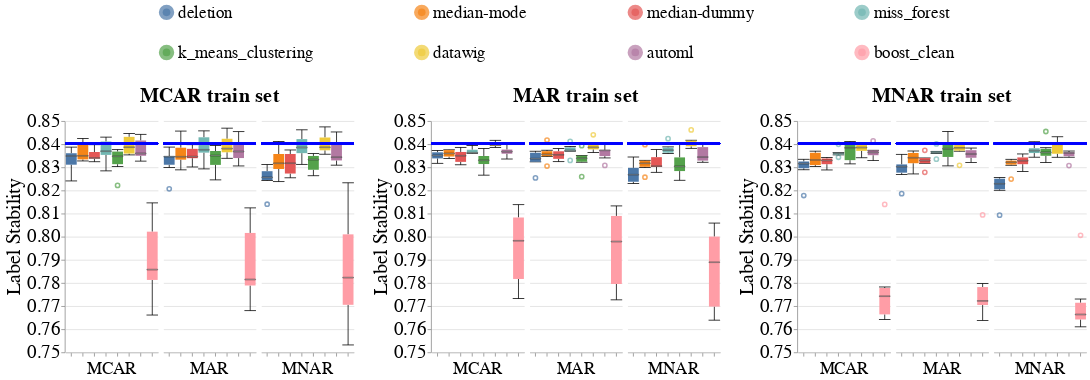

Notebook code for this chart:
### Code cell
create_box_plots_for_diff_imputers_v2(dataset_name=DATASET_NAME,
                                      model_name='mlp_clf',
                                      metric_name='label_stability',
                                      db_client=db_client)

### Figure 1 — Vega-Lite specification as saved in the notebook (floating-point values rounded to 4 significant figures; data arrays with more than 128 entries replaced by an {"elided": "..."} marker saying what was removed)
{"config": {"view": {"continuousWidth": 400, "continuousHeight": 300, "stroke": null}, "axis": {"labelFontSize": 24, "labelFontWeight": "normal", "titleFontSize": 26, "titleFontWeight": "normal"}, "facet": {"spacing": 5}, "header": {"labelFontSize": 22, "labelOrient": "bottom", "labelPadding": 5, "titleFontSize": 26}, "legend": {"columns": 4, "direction": "horizontal", "labelFontSize": 22, "labelLimit": 400, "orient": "top", "symbolOffset": 120, "symbolStrokeWidth": 10, "titleAnchor": "middle", "titleFontSize": 24, "titleLimit": 300}, "title": {"fontSize": 26}}, "hconcat": [{"facet": {"column": {"field": "Test_Injection_Strategy", "sort": ["MCAR", "MAR", "MNAR"], "title": "MCAR train set", "type": "nominal"}}, "spec": {"layer": [{"mark": {"type": "boxplot", "median": {"stroke": "black", "strokeWidth": 0.7}, "ticks": true}, "encoding": {"color": {"field": "Null_Imputer_Name", "sort": ["deletion", "median-mode", "median-dummy", "miss_forest", "k_means_clustering", "datawig", "automl", "boost_clean"], "title": null, "type": "nominal"}, "x": {"axis": {"labels": false}, "field": "Null_Imputer_Name", "sort": ["deletion", "median-mode", "median-dummy", "miss_forest", "k_means_clustering", "datawig", "automl", "boost_clean"], "title": null, "type": "nominal"}, "y": {"field": "Metric_Value", "scale": {"zero": false}, "title": "Label Stability", "type": "quantitative"}}}, {"mark": "rule", "encoding": {"color": {"value": "blue"}, "size": {"value": 2}, "y": {"field": "Baseline_Median", "type": "quantitative"}}}], "width": 120}}, {"data": {"name": "data-ab74c69ede66bb11a8484e9646f3767a"}, "facet": {"column": {"field": "Test_Injection_Strategy", "sort": ["MCAR", "MAR", "MNAR"], "title": "MAR train set", "type": "nominal"}}, "spec": {"layer": [{"mark": {"type": "boxplot", "median": {"stroke": "black", "strokeWidth": 0.7}, "ticks": true}, "encoding": {"color": {"field": "Null_Imputer_Name", "sort": ["deletion", "median-mode", "median-dummy", "miss_forest", "k_means_clustering", "datawig", "automl", "boost_clean"], "title": null, "type": "nominal"}, "x": {"axis": {"labels": false}, "field": "Null_Imputer_Name", "sort": ["deletion", "median-mode", "median-dummy", "miss_forest", "k_means_clustering", "datawig", "automl", "boost_clean"], "title": null, "type": "nominal"}, "y": {"field": "Metric_Value", "scale": {"zero": false}, "title": "Label Stability", "type": "quantitative"}}}, {"mark": "rule", "encoding": {"color": {"value": "blue"}, "size": {"value": 2}, "y": {"field": "Baseline_Median", "type": "quantitative"}}}], "width": 120}}, {"data": {"name": "data-aedca6e7fcf9111c9198875c7047b8c9"}, "facet": {"column": {"field": "Test_Injection_Strategy", "sort": ["MCAR", "MAR", "MNAR"], "title": "MNAR train set", "type": "nominal"}}, "spec": {"layer": [{"mark": {"type": "boxplot", "median": {"stroke": "black", "strokeWidth": 0.7}, "ticks": true}, "encoding": {"color": {"field": "Null_Imputer_Name", "sort": ["deletion", "median-mode", "median-dummy", "miss_forest", "k_means_clustering", "datawig", "automl", "boost_clean"], "title": null, "type": "nominal"}, "x": {"axis": {"labels": false}, "field": "Null_Imputer_Name", "sort": ["deletion", "median-mode", "median-dummy", "miss_forest", "k_means_clustering", "datawig", "automl", "boost_clean"], "title": null, "type": "nominal"}, "y": {"field": "Metric_Value", "scale": {"zero": false}, "title": "Label Stability", "type": "quantitative"}}}, {"mark": "rule", "encoding": {"color": {"value": "blue"}, "size": {"value": 2}, "y": {"field": "Baseline_Median", "type": "quantitative"}}}], "width": 120}}], "data": {"name": "data-9d63a1ee058a6244fdbe8552e9ebcc71"}, "resolve": {"scale": {"y": "shared"}}, "$schema": "https://vega.github.io/schema/vega-lite/v4.17.0.json", "datasets": {"data-9d63a1ee058a6244fdbe8552e9ebcc71": {"elided": "144 records"}, "data-ab74c69ede66bb11a8484e9646f3767a": {"elided": "144 records"}, "data-aedca6e7fcf9111c9198875c7047b8c9": {"elided": "144 records"}}}
